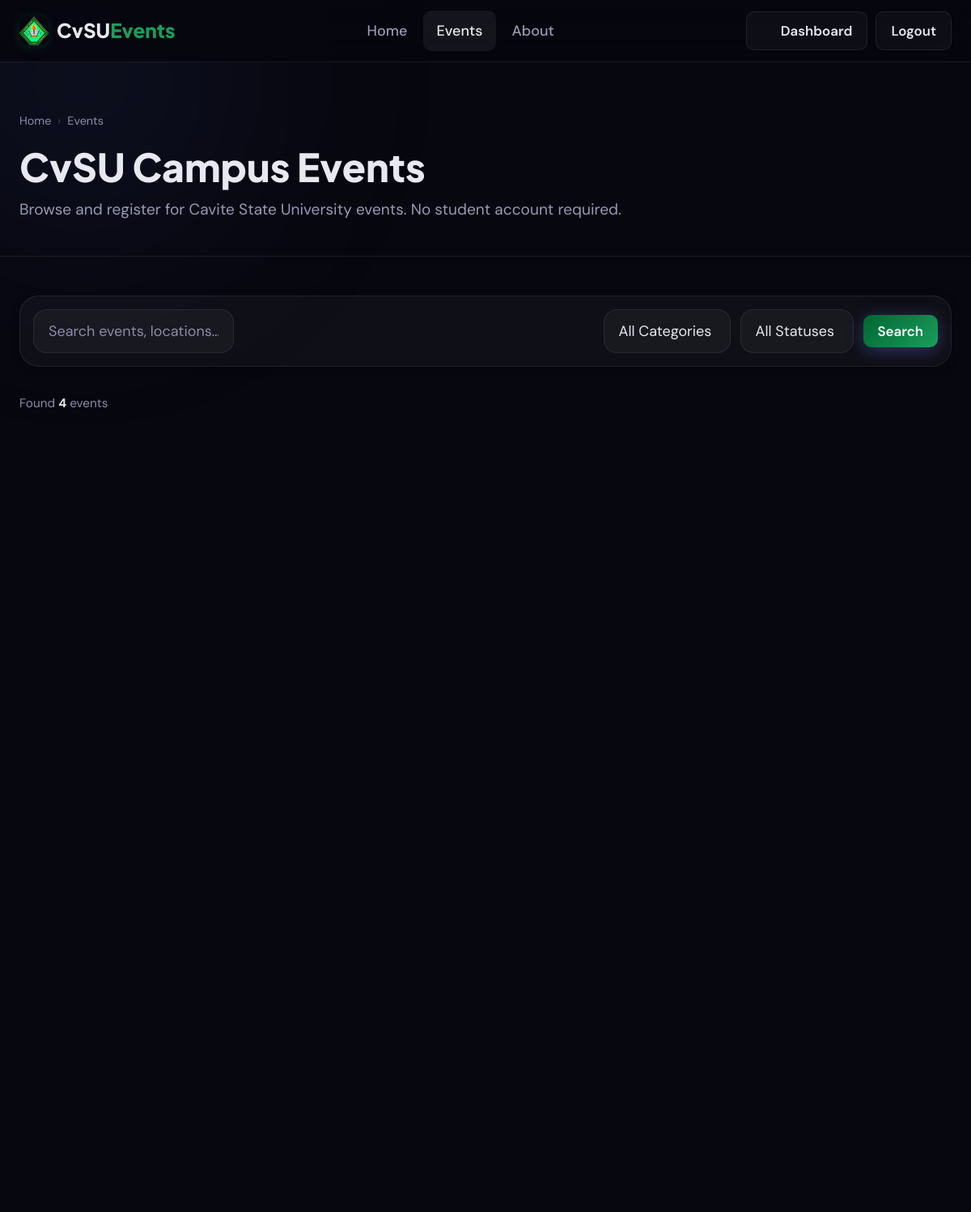
/events.php (signed in, upper part), run on an earlier commit of the app's database.
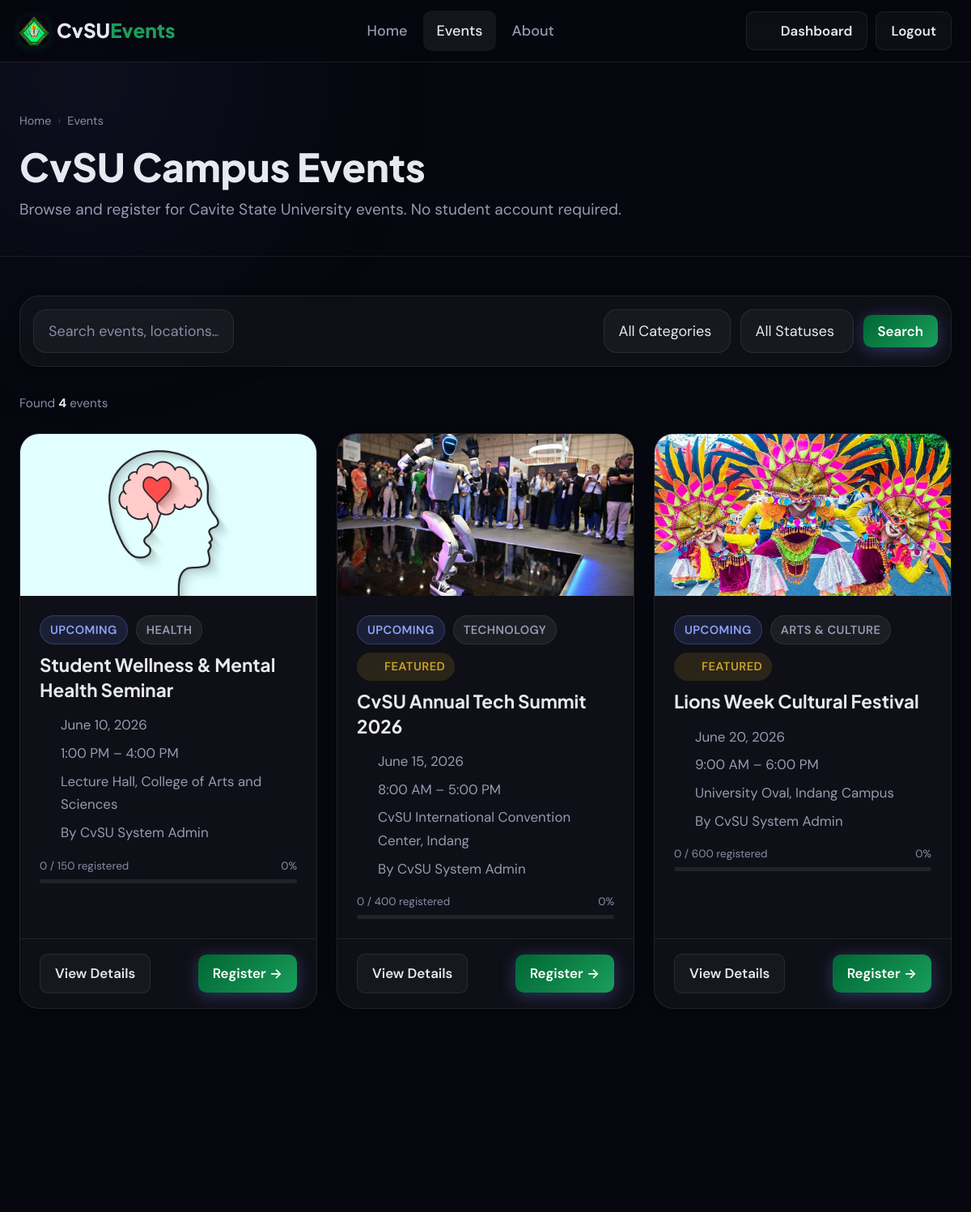
And on a later commit of the database.
### tables this page shows
CREATE TABLE IF NOT EXISTS events (
    id               INT AUTO_INCREMENT PRIMARY KEY,
    organizer_id     INT NOT NULL,
    title            VARCHAR(200) NOT NULL,
    description      TEXT,
    category_id      INT DEFAULT NULL,
    event_date       DATE NOT NULL,
    start_time       TIME NOT NULL,
    end_time         TIME DEFAULT NULL,
    location         VARCHAR(200) NOT NULL,
    max_participants INT DEFAULT 0 COMMENT '0 = unlimited',
    image            VARCHAR(255) DEFAULT NULL,
    status           ENUM('upcoming','ongoing','completed','cancelled') DEFAULT 'upcoming',
    qr_token         VARCHAR(64) NOT NULL UNIQUE,
    is_featured      TINYINT(1) DEFAULT 0,
    views            INT DEFAULT 0,
    created_at       TIMESTAMP DEFAULT CURRENT_TIMESTAMP,
    updated_at       TIMESTAMP DEFAULT CURRENT_TIMESTAMP ON UPDATE CURRENT_TIMESTAMP,
    FOREIGN KEY (organizer_id) REFERENCES users(id) ON DELETE CASCADE,
    FOREIGN KEY (category_id) REFERENCES categories(id) ON DELETE SET NULL
);

CREATE TABLE IF NOT EXISTS categories (
    id    INT AUTO_INCREMENT PRIMARY KEY,
    name  VARCHAR(80) NOT NULL,
    icon  VARCHAR(50) DEFAULT 'calendar',
    color VARCHAR(20) DEFAULT '#1a9e5c'
);

CREATE TABLE IF NOT EXISTS users (
    id          INT AUTO_INCREMENT PRIMARY KEY,
    name        VARCHAR(100) NOT NULL,
    email       VARCHAR(150) NOT NULL UNIQUE,
    password    VARCHAR(255) NOT NULL,
    role        ENUM('admin','organizer') NOT NULL DEFAULT 'organizer',
    avatar      VARCHAR(255) DEFAULT NULL,
    is_active   TINYINT(1) NOT NULL DEFAULT 1,
    created_at  TIMESTAMP DEFAULT CURRENT_TIMESTAMP,
    updated_at  TIMESTAMP DEFAULT CURRENT_TIMESTAMP ON UPDATE CURRENT_TIMESTAMP
);

### events.php (the view, shortened to what this page needs)
<?php
require_once 'config/database.php';
require_once 'config/functions.php';
$activePage = 'events';
$search    = trim($_GET['search']   ?? '');
$where  = ['1=1'];
$params = [];
$whereSql = implode(' AND ', $where);
$stmt = $pdo->prepare("
    SELECT e.*, c.name AS category_name, c.icon AS category_icon, c.color AS category_color,
           u.name AS organizer_name,
           (SELECT COUNT(*) FROM participants p WHERE p.event_id = e.id) AS participant_count
    FROM events e
    LEFT JOIN categories c ON e.category_id = c.id
    LEFT JOIN users u ON e.organizer_id = u.id
    WHERE $whereSql
    ORDER BY
        CASE e.status WHEN 'ongoing' THEN 0 WHEN 'upcoming' THEN 1 WHEN 'completed' THEN 2 ELSE 3 END,
        e.event_date ASC
");
$stmt->execute($params);
$events = $stmt->fetchAll();
include 'includes/header.php';
?>
<div class="page-header">
  <div class="container">
    <nav class="page-breadcrumb" aria-label="Breadcrumb">
      <a href="index.php">Home</a>
      <span class="sep" aria-hidden="true">›</span>
      <span>Events</span>
    </nav>
    <h1><?= e(SITE_SHORT) ?> Campus Events</h1>
    <p>Browse and register for <?= e(UNIVERSITY_NAME) ?> events. No student account required.</p>
  </div>
</div>
<section class="section" style="padding-top:0;" aria-label="Event listings">
  <div class="container">
    <form method="GET" action="events.php" class="filter-bar" id="filterForm" role="search" aria-label="Filter events">
      <div class="filter-search">
        <input type="text" name="search" id="eventSearch" class="form-control"
               placeholder="Search events, locations…" value="<?= e($search) ?>">
      </div>
      <div>
        <select name="category" id="categoryFilter" class="form-control" onchange="this.form.submit()">
          <option value="">All Categories</option>
        </select>
      </div>
      <div>
        <select name="status" id="statusFilter" class="form-control" onchange="this.form.submit()">
          <option value="">All Statuses</option>
        </select>
      </div>
      <button type="submit" class="btn btn-primary btn-sm" id="searchBtn">Search</button>
    </form>
    <p style="font-size:.85rem;color:var(--text-muted);margin-bottom:24px;">
      Found <strong style="color:var(--text-primary);"><?= count($events) ?></strong> event<?= count($events) !== 1 ? 's' : '' ?>
    </p>
    <?php if (empty($events)): ?>
      <div class="empty-state" id="noResults">
        <?= stateIcon('search', 'default') ?>
        <h3>No events found</h3>
        <p>Try adjusting your filters or search terms.</p>
        <a href="events.php" class="btn btn-primary" id="clearFiltersBtn2">Clear All Filters</a>
      </div>
    <?php else: ?>
      <div class="event-grid" id="eventGrid">
        <?php foreach ($events as $i => $ev): ?>
          <?php
            $count  = (int)$ev['participant_count'];
            $max    = (int)$ev['max_participants'];
            $pct    = ($max > 0) ? min(100, round(($count / $max) * 100)) : 0;
            $isFull = ($max > 0 && $count >= $max);
            $imgUrl = $ev['image'] ? UPLOAD_URL . e($ev['image']) : null;
            $cancelled = $ev['status'] === 'cancelled';
            $completed = $ev['status'] === 'completed';
          ?>
          <article class="event-card fade-up" style="transition-delay:<?= min($i,8) * 0.06 ?>s"
                   data-title="<?= e($ev['title']) ?>"
                   data-location="<?= e($ev['location']) ?>"
                   data-status="<?= e($ev['status']) ?>"
                   data-category="<?= e(strtolower($ev['category_name'] ?? '')) ?>">
            <?php if ($imgUrl): ?>
              <img src="<?= $imgUrl ?>" alt="<?= e($ev['title']) ?>" class="event-card-image" loading="lazy">
            <?php endif; ?>
            <div class="event-card-body">
              <div class="event-card-meta">
                <?= statusBadge($ev['status']) ?>
                <?php if ($ev['category_name']): ?>
                  <span class="badge badge-category"><?= e($ev['category_name']) ?></span>
                <?php endif; ?>
                <?php if ($ev['is_featured']): ?>
                  <?= featuredBadge() ?>
                <?php endif; ?>
              </div>
              <h2 class="event-card-title"><?= e($ev['title']) ?></h2>
              <div class="event-card-info">
                <div class="event-card-info-item icon-inline"><?= icon('calendar', 18) ?> <?= formatDate($ev['event_date']) ?></div>
                <div class="event-card-info-item icon-inline"><?= icon('clock', 18) ?> <?= formatTime($ev['start_time']) ?><?php if ($ev['end_time']): ?> – <?= formatTime($ev['end_time']) ?><?php endif; ?></div>
                <div class="event-card-info-item icon-inline"><?= icon('map-pin', 18) ?> <?= e($ev['location']) ?></div>
                <div class="event-card-info-item icon-inline"><?= icon('user', 18) ?> By <?= e($ev['organizer_name']) ?></div>
              </div>
              <?php if ($max > 0): ?>
                <div style="margin-top:6px;">
                  <div style="display:flex;justify-content:space-between;font-size:.75rem;color:var(--text-muted);margin-bottom:4px;">
                    <span><?= $count ?> / <?= $max ?> registered</span>
                    <span><?= $pct ?>%</span>
                  </div>
                  <div class="capacity-bar" role="progressbar" aria-valuenow="<?= $pct ?>" aria-valuemin="0" aria-valuemax="100">
                  </div>
                </div>
              <?php else: ?>
                <div class="event-card-info-item icon-inline" style="font-size:var(--text-sm);color:var(--text-muted);"><?= icon('users', 16) ?> <?= $count ?> registered · Unlimited spots</div>
              <?php endif; ?>
            </div>
            <div class="event-card-footer">
              <a href="event-detail.php?id=<?= $ev['id'] ?>" class="btn btn-sm btn-secondary" id="detailsBtn<?= $ev['id'] ?>">View Details</a>
              <?php if ($cancelled): ?>
                <span class="badge badge-cancelled">Cancelled</span>
              <?php elseif ($completed): ?>
                <span class="badge badge-completed">Completed</span>
              <?php elseif ($isFull): ?>
                <span class="badge badge-cancelled">Full</span>
              <?php else: ?>
                <a href="event-detail.php?id=<?= $ev['id'] ?>#register" class="btn btn-sm btn-primary" id="registerBtn<?= $ev['id'] ?>">Register →</a>
              <?php endif; ?>
            </div>
          </article>
        <?php endforeach; ?>
      </div>
    <?php endif; ?>
  </div>
</section>
<?php include 'includes/footer.php'; ?>

### includes/header.php (shortened to what this page needs)
<?php
$activePage = $activePage ?? '';
?>
<!DOCTYPE html>
<html lang="en">
<head>
<?php include __DIR__ . '/head-public.php'; ?>
</head>
<body>
<div class="bg-orbs" aria-hidden="true"></div>
<nav class="navbar" role="navigation" aria-label="Main navigation">
  <div class="navbar-inner">
    <a href="<?= SITE_URL ?>/index.php" class="navbar-brand" aria-label="<?= e(SITE_NAME) ?> Home">
      <?php $brandMarkClass = 'navbar-logo'; include __DIR__ . '/brand-mark.php'; ?>
      <span class="navbar-brand-name"><?= e(SITE_SHORT) ?><span>Events</span></span>
    </a>
    <ul class="navbar-nav" id="mainNav" role="menubar">
      <li role="none"><a href="<?= SITE_URL ?>/index.php"   class="<?= $activePage==='home'   ? 'active' : '' ?>" role="menuitem">Home</a></li>
      <li role="none"><a href="<?= SITE_URL ?>/events.php"  class="<?= $activePage==='events' ? 'active' : '' ?>" role="menuitem">Events</a></li>
      <li role="none"><a href="<?= SITE_URL ?>/about.php"   class="<?= $activePage==='about'  ? 'active' : '' ?>" role="menuitem">About</a></li>
    </ul>
    <div class="navbar-actions">
      <?php if (isLoggedIn()): ?>
        <a href="<?= SITE_URL ?>/admin/dashboard.php" class="btn btn-sm btn-secondary icon-inline"><?= icon('layout-dashboard', 16) ?> Dashboard</a>
        <a href="<?= SITE_URL ?>/logout.php" class="btn btn-sm btn-secondary">Logout</a>
      <?php else: ?>
        <a href="<?= SITE_URL ?>/login.php" class="btn btn-sm btn-primary" id="loginBtn">Admin Login</a>
      <?php endif; ?>
    </div>
  </div>
</nav>

### includes/head-public.php (shortened to what this page needs)
<link rel="stylesheet" href="<?= SITE_URL ?>/assets/css/style.css?v=3">
<link rel="stylesheet" href="<?= SITE_URL ?>/assets/css/icons.css?v=4">
<link rel="stylesheet" href="<?= SITE_URL ?>/assets/css/ui-enhancements.css?v=4">

### includes/brand-mark.php
<?php
$brandMarkSize = isset($brandMarkSize) ? (int) $brandMarkSize : 36;
$brandMarkClass = trim('brand-mark ' . ($brandMarkClass ?? ''));
$isAdmin = strpos($_SERVER['REQUEST_URI'], '/admin/') !== false;
$uploadedPath = __DIR__ . '/../assets/images/uploads/cvsu.png';
if (file_exists($uploadedPath)) {
    $logoPath = '/assets/images/uploads/cvsu.png';
} else {
    $logoPath = $isAdmin ? '/assets/images/cvsu-logo.svg' : '/assets/images/logo-mark.svg';
}
?>
<span class="<?= e($brandMarkClass) ?>" style="width:<?= $brandMarkSize ?>px;height:<?= $brandMarkSize ?>px" aria-hidden="true">
  <img src="<?= SITE_URL ?><?= $logoPath ?>" alt="" width="<?= $brandMarkSize ?>" height="<?= $brandMarkSize ?>" decoding="async">
</span>

### config/icons.php (shortened to what this page needs)
<?php
function icon(string $name, int $size = 20, string $class = 'icon'): string
{
    static $paths = null;
    $path = $paths[$name] ?? $paths['calendar'];
    $classAttr = $class !== '' ? ' class="' . e($class) . '"' : '';
    return '<svg' . $classAttr . ' width="' . $size . '" height="' . $size
        . '" viewBox="0 0 24 24" fill="none" stroke="currentColor" stroke-width="2" '
        . 'stroke-linecap="round" stroke-linejoin="round" aria-hidden="true">' . $path . '</svg>';
}
function featuredBadge(): string
{
    return '<span class="badge badge-featured icon-inline">' . icon('star', 12) . ' Featured</span>';
}

### includes/footer.php (shortened to what this page needs)
        <?php $brandMarkSize = 32; $brandMarkClass = ''; include __DIR__ . '/brand-mark.php'; ?>
</body>
</html>

### config/functions.php (shortened to what this page needs)
<?php
function e(string $str): string {
    return htmlspecialchars($str, ENT_QUOTES, 'UTF-8');
}
function isLoggedIn(): bool {
    return isset($_SESSION['user_id']) && !empty($_SESSION['user_id']);
}
function formatDate(string $date): string {
    return date('F j, Y', strtotime($date));
}
function formatTime(string $time): string {
    return date('g:i A', strtotime($time));
}
function statusBadge(string $status): string {
    $map = [
        'upcoming'  => ['class' => 'badge-upcoming',  'label' => 'Upcoming'],
        'ongoing'   => ['class' => 'badge-ongoing',   'label' => 'Ongoing'],
        'completed' => ['class' => 'badge-completed', 'label' => 'Completed'],
        'cancelled' => ['class' => 'badge-cancelled', 'label' => 'Cancelled'],
    ];
    $b = $map[$status] ?? ['class' => '', 'label' => ucfirst($status)];
    return "<span class=\"badge {$b['class']}\">{$b['label']}</span>";
}
require_once __DIR__ . '/icons.php';

### assets/css/ui-enhancements.css (style rules this page uses)
.card, .event-card, .dash-stat, .dashboard-panel, .admin-form-card, .stat-card, .filter-bar { box-shadow: var(--shadow-sm); }
.event-card-body { padding: 24px; }
.event-card-footer { padding: 18px 24px; }
.btn { min-height: 44px; padding: 12px 24px; font-size: var(--text-base); }
.btn-sm { min-height: 38px; padding: 9px 18px; font-size: var(--text-sm); }
.form-control { padding: 14px 18px; font-size: var(--text-base); border-radius: var(--radius); }
.event-card-title { font-size: var(--text-lg); line-height: 1.35; }
.event-card-info-item { font-size: var(--text-sm); }
.badge { font-size: var(--text-xs); padding: 5px 12px; }
.navbar-inner { height: 76px; }
.navbar-nav a { font-size: var(--text-base); padding: 10px 16px; }
.navbar-brand-name { font-size: 1.35rem; }
p, .event-card-info-item, tbody td { color: var(--text-secondary); }

What changed in the data, as far as the page shows it:
now on this page (row edited): events: image (picture), status "UPCOMING", category.name "HEALTH", title "Student Wellness & Mental Health Seminar", $size 18 (drawn), event_date "June 10, 2026", start_time "1:00 PM", end_time "4:00 PM", location "Lecture Hall, College of Arts and Sciences", organizer.name "CvSU System Admin", count "0", max_participants "150", pct "0"
now on this page (row edited): events: image (picture), status "UPCOMING", category.name "TECHNOLOGY", $size 12 (drawn), title "CvSU Annual Tech Summit 2026", event_date "June 15, 2026", start_time "8:00 AM", end_time "5:00 PM", location "CvSU International Convention Center, Indang", organizer.name "CvSU System Admin", count "0", max_participants "400", pct "0"
now on this page (row edited): events: image (picture), status "UPCOMING", category.name "ARTS & CULTURE", $size 12 (drawn), title "Lions Week Cultural Festival", event_date "June 20, 2026", start_time "9:00 AM", end_time "6:00 PM", location "University Oval, Indang Campus", organizer.name "CvSU System Admin", count "0", max_participants "600", pct "0"
